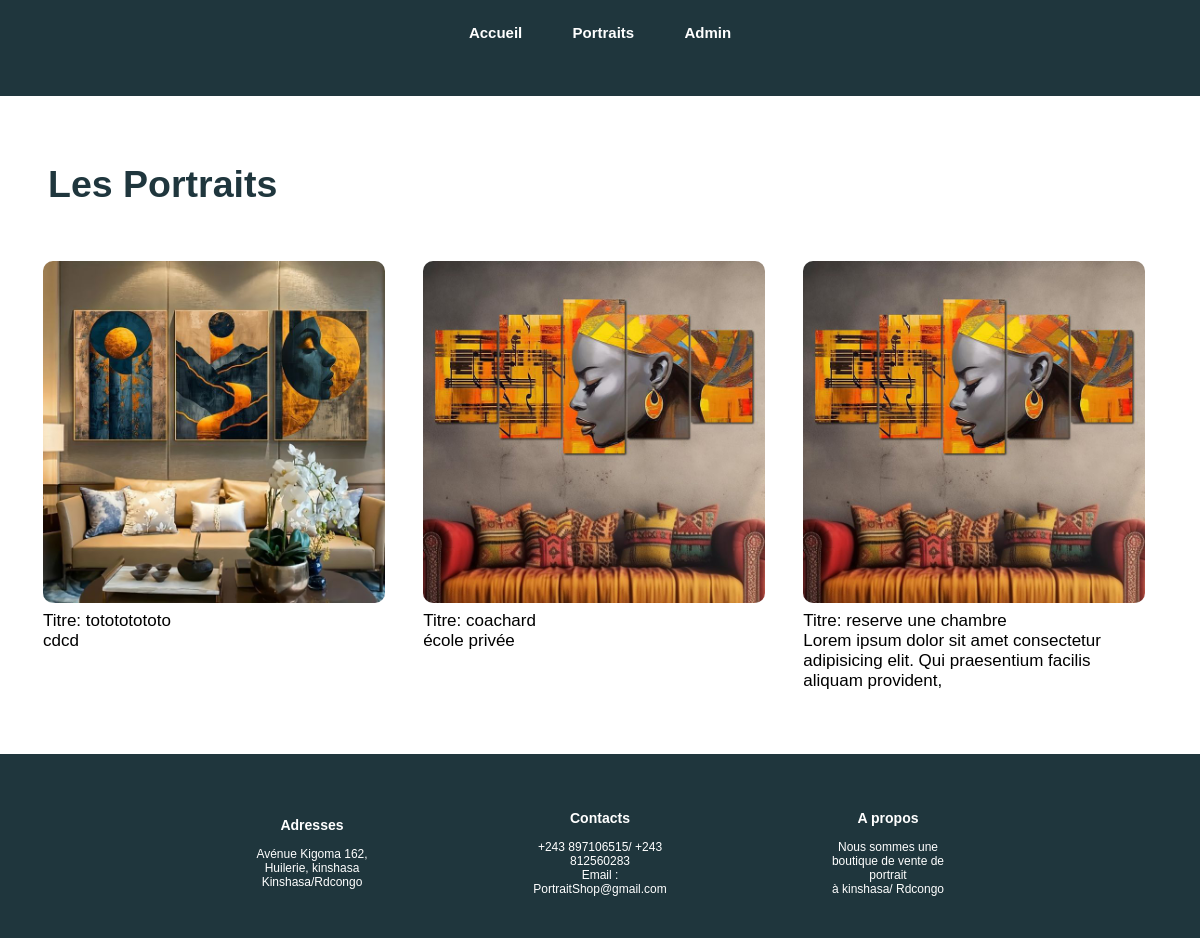
Screenshot of /portraits with the database file from the repository.
### app/models.py (models this page shows, shortened)
class Portrait(models.Model):
    titre = models.CharField("Titre", max_length=100, blank=True)
    description = models.CharField("Déscription", max_length=100, blank=True)
    image = models.ImageField(upload_to="portraits", null=True, blank=True)

### app/views.py (the view)
# urls.py: path('portraits', portraits, name="portraits"),
def portraits(request):
    portraits = Portrait.objects.all()
    context = {
        "portraits":portraits
    }
    return render(request, 'app/portraits.html', context)

### app/templates/app/portraits.html
{% extends 'base.html' %}
{% load static %}
{% block content %}
<section class="title-header">
    <h1>Les Portraits</h1>
</section>
<section class="portraits-liste">
    {% for portrait in portraits %}
    <div class="div-1">
        <div class="div-2" class="div-2">
            <img src="{{portrait.image.url}}" alt="">
        </div>
        <div class="div-3">
            <span>Titre: {{portrait.titre}} </span> <br>
            <span class="description-portrait">
                {{portrait.description}}
            </span>
        </div>
    </div>
    {% endfor %}
</section>
{% endblock %}

### templates/base.html (shortened to what this page needs)
<!DOCTYPE html>
<html lang="en">
{% load static %}
<head>
    <link rel="stylesheet" href="{% static 'styles.css' %}">
</head>
<body>
    <header>
        <nav class="nav-header">
            <a href="{% url 'accueil' %}" class="a-header">Accueil</a>
            <a href="{% url 'portraits' %}" class="a-header"> Portraits</a>
            <a href="{% url 'administration' %}" class="a-header">Admin</a>
        </nav>
    </header>
    {% block content %}
    {% endblock %}
    <footer>
        <div class="div-part">
            <h3>Adresses</h3>
            <div>
                Avénue Kigoma 162, Huilerie, kinshasa <br>
                Kinshasa/Rdcongo
            </div>
        </div>
        <div class="div-part">
            <h3>Contacts</h3>
            <div>
                +243 897106515/ +243 812560283 <br>
                Email : PortraitShop@gmail.com
            </div>
        </div>
        <div class="div-part" style="margin-right: 0%;">
            <h3>A propos</h3>
            <div>
                Nous sommes une boutique de vente de portrait <br>
                à kinshasa/ Rdcongo
            </div>
        </div>
    </footer>
</body>
</html>

### static/styles.css (style rules this page uses)
body { background-color: white; padding: 0%; margin: 0%; }
header { margin: 0%; background-color: #1f363d; height: 12vh; }
.nav-header { padding:2%; text-align: center; font-size: 15px; font-weight: bold; font-family: sans-serif; }
.a-header { margin: 0% 2%; text-decoration: none; color: white; }
footer { background-color: #1f363d; margin: 0%; height: 20vh; color: white; display: flex; padding: 1% 20%; align-items: center; }
.div-part { width: 20%; margin-right: 20%; text-align: center; font-size: 12px; font-family: sans-serif; }
.portraits-liste { display: flex; flex-wrap: wrap; padding: 2%; }
.portraits-liste img { width: 90%; border-radius: 10px; }
.portraits-liste .div-1 { width: 33%; margin-bottom: 3%; }
.portraits-liste .div-2 { text-align: center; }
.portraits-liste .div-3 { padding: 1% 5%; }
.portraits-liste span { font-family: sans-serif; font-size: 17px; }
.title-header { color: #1f363d; font-size: 25px; padding-top: 3%; font-family: sans-serif; padding-left: 4%; }

### rows the page displays
Portrait: image (picture), titre "totototototo", description "cdcd"
Portrait: image (picture), titre "coachard", description "école privée"
Portrait: image (picture), titre "reserve une chambre", description "Lorem ipsum dolor sit amet consectetur adipisicing elit. Qui praesentium facilis aliquam provident,"
